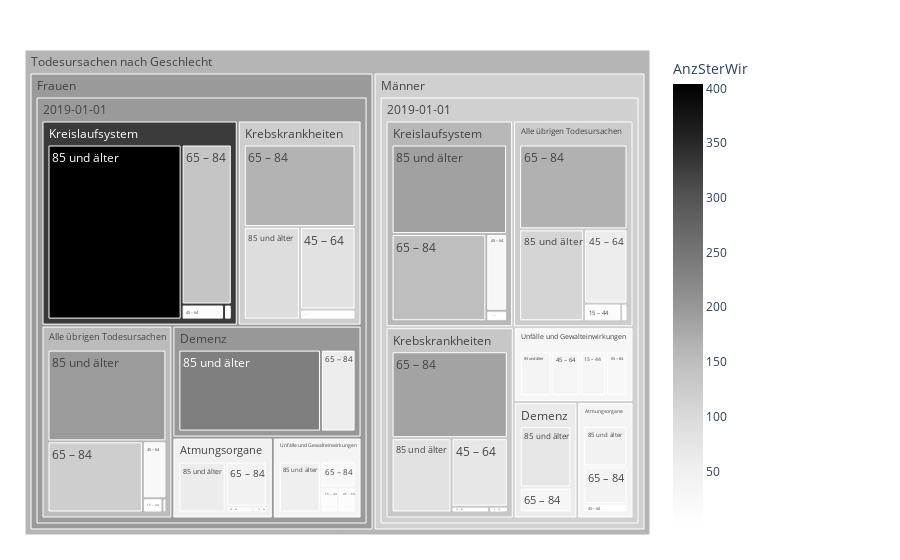

The cell this chart's notebook holds for it:
### Markdown cell above
### Daten in interaktiver Treemap zeigen
Dazu gibt es eine sehr nützliche Webseite https://plotly.com/python/treemaps/
Zu Farbskalen, siehe: https://plotly.com/python/builtin-colorscales/

### Code cell
df = mySelYears
fig = px.treemap(df, path=[px.Constant("Todesursachen nach Geschlecht"), 'Geschlecht','StichtagDatJahr','TodesursacheSpezLang', 'AlterVSort_Nam'], values='AnzSterWir',
                color='AnzSterWir', hover_data=['TodesursacheSpezLang'],
                color_continuous_scale='greys')
                #color_continuous_midpoint=np.average(df['AnzBestWir'], weights=df['AnzBestWir']))
fig.update_traces(root_color="lightgrey")
fig.update_layout(margin = dict(t=50, l=25, r=250, b=25))
fig.show()

### Figure 1 — Plotly figure (JSON) as saved in the notebook; plotly's stock layout.template omitted (floating-point values rounded to 4 significant figures)
{"data": [{"branchvalues": "total", "customdata": [["Alle übrigen Todesursachen", 1], ["Alle übrigen Todesursachen", 2], ["Krebskrankheiten", 2], ["Alle übrigen Todesursachen", 5], ["Alle übrigen Todesursachen", 12], ["Atmungsorgane", 2], ["Krebskrankheiten", 10], ["Krebskrankheiten", 4], ["Kreislaufsystem", 2], ["Kreislaufsystem", 4], ["Unfälle und Gewalteinwirkungen", 11], ["Unfälle und Gewalteinwirkungen", 31], ["Alle übrigen Todesursachen", 24], ["Alle übrigen Todesursachen", 59], ["Atmungsorgane", 4], ["Atmungsorgane", 9], ["Krebskrankheiten", 82], ["Krebskrankheiten", 71], ["Kreislaufsystem", 11], ["Kreislaufsystem", 29], ["Unfälle und Gewalteinwirkungen", 11], ["Unfälle und Gewalteinwirkungen", 33], ["Alle übrigen Todesursachen", 122], ["Alle übrigen Todesursachen", 168], ["Atmungsorgane", 46], ["Atmungsorgane", 40], ["Demenz", 57], ["Demenz", 30], ["Krebskrankheiten", 165], ["Krebskrankheiten", 186], ["Kreislaufsystem", 138], ["Kreislaufsystem", 150], ["Unfälle und Gewalteinwirkungen", 23], ["Unfälle und Gewalteinwirkungen", 25], ["Alle übrigen Todesursachen", 196], ["Alle übrigen Todesursachen", 109], ["Atmungsorgane", 60], ["Atmungsorgane", 43], ["Demenz", 235], ["Demenz", 74], ["Krebskrankheiten", 93], ["Krebskrankheiten", 82], ["Kreislaufsystem", 404], ["Kreislaufsystem", 188], ["Unfälle und Gewalteinwirkungen", 54], ["Unfälle und Gewalteinwirkungen", 37], ["Alle übrigen Todesursachen", 154.9], ["Alle übrigen Todesursachen", 125.0], ["Atmungsorgane", 51.21], ["Atmungsorgane", 38.37], ["Demenz", 200.3], ["Demenz", 61.31], ["Krebskrankheiten", 122.0], ["Krebskrankheiten", 134.4], ["Kreislaufsystem", 328.6], ["Kreislaufsystem", 158.2], ["Unfälle und Gewalteinwirkungen", 37.24], ["Unfälle und Gewalteinwirkungen", 32.1], ["(?)", 197.5], ["(?)", 117.3], ["(?)", 197.5], ["(?)", 117.3], ["(?)", 162.1]], "domain": {"x": [0, 1], "y": [0, 1]}, "hovertemplate": "labels=%{label}<br>AnzSterWir_sum=%{value}<br>parent=%{parent}<br>id=%{id}<br>TodesursacheSpezLang=%{customdata[0]}<br>AnzSterWir=%{color}<extra></extra>", "ids": ["Todesursachen nach Geschlecht/Frauen/2019-01-01/Alle übrigen Todesursachen/0 – 14", "Todesursachen nach Geschlecht/Männer/2019-01-01/Alle übrigen Todesursachen/0 – 14", "Todesursachen nach Geschlecht/Männer/2019-01-01/Krebskrankheiten/0 – 14", "Todesursachen nach Geschlecht/Frauen/2019-01-01/Alle übrigen Todesursachen/15 – 44", "Todesursachen nach Geschlecht/Männer/2019-01-01/Alle übrigen Todesursachen/15 – 44", "Todesursachen nach Geschlecht/Frauen/2019-01-01/Atmungsorgane/15 – 44", "Todesursachen nach Geschlecht/Frauen/2019-01-01/Krebskrankheiten/15 – 44", "Todesursachen nach Geschlecht/Männer/2019-01-01/Krebskrankheiten/15 – 44", "Todesursachen nach Geschlecht/Frauen/2019-01-01/Kreislaufsystem/15 – 44", "Todesursachen nach Geschlecht/Männer/2019-01-01/Kreislaufsystem/15 – 44", "Todesursachen nach Geschlecht/Frauen/2019-01-01/Unfälle und Gewalteinwirkungen/15 – 44", "Todesursachen nach Geschlecht/Männer/2019-01-01/Unfälle und Gewalteinwirkungen/15 – 44", "Todesursachen nach Geschlecht/Frauen/2019-01-01/Alle übrigen Todesursachen/45 – 64", "Todesursachen nach Geschlecht/Männer/2019-01-01/Alle übrigen Todesursachen/45 – 64", "Todesursachen nach Geschlecht/Frauen/2019-01-01/Atmungsorgane/45 – 64", "Todesursachen nach Geschlecht/Männer/2019-01-01/Atmungsorgane/45 – 64", "Todesursachen nach Geschlecht/Frauen/2019-01-01/Krebskrankheiten/45 – 64", "Todesursachen nach Geschlecht/Männer/2019-01-01/Krebskrankheiten/45 – 64", "Todesursachen nach Geschlecht/Frauen/2019-01-01/Kreislaufsystem/45 – 64", "Todesursachen nach Geschlecht/Männer/2019-01-01/Kreislaufsystem/45 – 64", "Todesursachen nach Geschlecht/Frauen/2019-01-01/Unfälle und Gewalteinwirkungen/45 – 64", "Todesursachen nach Geschlecht/Männer/2019-01-01/Unfälle und Gewalteinwirkungen/45 – 64", "Todesursachen nach Geschlecht/Frauen/2019-01-01/Alle übrigen Todesursachen/65 – 84", "Todesursachen nach Geschlecht/Männer/2019-01-01/Alle übrigen Todesursachen/65 – 84", "Todesursachen nach Geschlecht/Frauen/2019-01-01/Atmungsorgane/65 – 84", "Todesursachen nach Geschlecht/Männer/2019-01-01/Atmungsorgane/65 – 84", "Todesursachen nach Geschlecht/Frauen/2019-01-01/Demenz/65 – 84", "Todesursachen nach Geschlecht/Männer/2019-01-01/Demenz/65 – 84", "Todesursachen nach Geschlecht/Frauen/2019-01-01/Krebskrankheiten/65 – 84", "Todesursachen nach Geschlecht/Männer/2019-01-01/Krebskrankheiten/65 – 84", "Todesursachen nach Geschlecht/Frauen/2019-01-01/Kreislaufsystem/65 – 84", "Todesursachen nach Geschlecht/Männer/2019-01-01/Kreislaufsystem/65 – 84", "Todesursachen nach Geschlecht/Frauen/2019-01-01/Unfälle und Gewalteinwirkungen/65 – 84", "Todesursachen nach Geschlecht/Männer/2019-01-01/Unfälle und Gewalteinwirkungen/65 – 84", "Todesursachen nach Geschlecht/Frauen/2019-01-01/Alle übrigen Todesursachen/85 und älter", "Todesursachen nach Geschlecht/Männer/2019-01-01/Alle übrigen Todesursachen/85 und älter", "Todesursachen nach Geschlecht/Frauen/2019-01-01/Atmungsorgane/85 und älter", "Todesursachen nach Geschlecht/Männer/2019-01-01/Atmungsorgane/85 und älter", "Todesursachen nach Geschlecht/Frauen/2019-01-01/Demenz/85 und älter", "Todesursachen nach Geschlecht/Männer/2019-01-01/Demenz/85 und älter", "Todesursachen nach Geschlecht/Frauen/2019-01-01/Krebskrankheiten/85 und älter", "Todesursachen nach Geschlecht/Männer/2019-01-01/Krebskrankheiten/85 und älter", "Todesursachen nach Geschlecht/Frauen/2019-01-01/Kreislaufsystem/85 und älter", "Todesursachen nach Geschlecht/Männer/2019-01-01/Kreislaufsystem/85 und älter", "Todesursachen nach Geschlecht/Frauen/2019-01-01/Unfälle und Gewalteinwirkungen/85 und älter", "Todesursachen nach Geschlecht/Männer/2019-01-01/Unfälle und Gewalteinwirkungen/85 und älter", "Todesursachen nach Geschlecht/Frauen/2019-01-01/Alle übrigen Todesursachen", "Todesursachen nach Geschlecht/Männer/2019-01-01/Alle übrigen Todesursachen", "Todesursachen nach Geschlecht/Frauen/2019-01-01/Atmungsorgane", "Todesursachen nach Geschlecht/Männer/2019-01-01/Atmungsorgane", "Todesursachen nach Geschlecht/Frauen/2019-01-01/Demenz", "Todesursachen nach Geschlecht/Männer/2019-01-01/Demenz", "Todesursachen nach Geschlecht/Frauen/2019-01-01/Krebskrankheiten", "Todesursachen nach Geschlecht/Männer/2019-01-01/Krebskrankheiten", "Todesursachen nach Geschlecht/Frauen/2019-01-01/Kreislaufsystem", "Todesursachen nach Geschlecht/Männer/2019-01-01/Kreislaufsystem", "Todesursachen nach Geschlecht/Frauen/2019-01-01/Unfälle und Gewalteinwirkungen", "Todesursachen nach Geschlecht/Männer/2019-01-01/Unfälle und Gewalteinwirkungen", "Todesursachen nach Geschlecht/Frauen/2019-01-01", "Todesursachen nach Geschlecht/Männer/2019-01-01", "Todesursachen nach Geschlecht/Frauen", "Todesursachen nach Geschlecht/Männer", "Todesursachen nach Geschlecht"], "labels": ["0 – 14", "0 – 14", "0 – 14", "15 – 44", "15 – 44", "15 – 44", "15 – 44", "15 – 44", "15 – 44", "15 – 44", "15 – 44", "15 – 44", "45 – 64", "45 – 64", "45 – 64", "45 – 64", "45 – 64", "45 – 64", "45 – 64", "45 – 64", "45 – 64", "45 – 64", "65 – 84", "65 – 84", "65 – 84", "65 – 84", "65 – 84", "65 – 84", "65 – 84", "65 – 84", "65 – 84", "65 – 84", "65 – 84", "65 – 84", "85 und älter", "85 und älter", "85 und älter", "85 und älter", "85 und älter", "85 und älter", "85 und älter", "85 und älter", "85 und älter", "85 und älter", "85 und älter", "85 und älter", "Alle übrigen Todesursachen", "Alle übrigen Todesursachen", "Atmungsorgane", "Atmungsorgane", "Demenz", "Demenz", "Krebskrankheiten", "Krebskrankheiten", "Kreislaufsystem", "Kreislaufsystem", "Unfälle und Gewalteinwirkungen", "Unfälle und Gewalteinwirkungen", "2019-01-01", "2019-01-01", "Frauen", "Männer", "Todesursachen nach Geschlecht"], "marker": {"coloraxis": "coloraxis", "colors": [1, 2, 2, 5, 12, 2, 10, 4, 2, 4, 11, 31, 24, 59, 4, 9, 82, 71, 11, 29, 11, 33, 122, 168, 46, 40, 57, 30, 165, 186, 138, 150, 23, 25, 196, 109, 60, 43, 235, 74, 93, 82, 404, 188, 54, 37, 154.9, 125.0, 51.21, 38.37, 200.3, 61.31, 122.0, 134.4, 328.6, 158.2, 37.24, 32.1, 197.5, 117.3, 197.5, 117.3, 162.1]}, "name": "", "parents": ["Todesursachen nach Geschlecht/Frauen/2019-01-01/Alle übrigen Todesursachen", "Todesursachen nach Geschlecht/Männer/2019-01-01/Alle übrigen Todesursachen", "Todesursachen nach Geschlecht/Männer/2019-01-01/Krebskrankheiten", "Todesursachen nach Geschlecht/Frauen/2019-01-01/Alle übrigen Todesursachen", "Todesursachen nach Geschlecht/Männer/2019-01-01/Alle übrigen Todesursachen", "Todesursachen nach Geschlecht/Frauen/2019-01-01/Atmungsorgane", "Todesursachen nach Geschlecht/Frauen/2019-01-01/Krebskrankheiten", "Todesursachen nach Geschlecht/Männer/2019-01-01/Krebskrankheiten", "Todesursachen nach Geschlecht/Frauen/2019-01-01/Kreislaufsystem", "Todesursachen nach Geschlecht/Männer/2019-01-01/Kreislaufsystem", "Todesursachen nach Geschlecht/Frauen/2019-01-01/Unfälle und Gewalteinwirkungen", "Todesursachen nach Geschlecht/Männer/2019-01-01/Unfälle und Gewalteinwirkungen", "Todesursachen nach Geschlecht/Frauen/2019-01-01/Alle übrigen Todesursachen", "Todesursachen nach Geschlecht/Männer/2019-01-01/Alle übrigen Todesursachen", "Todesursachen nach Geschlecht/Frauen/2019-01-01/Atmungsorgane", "Todesursachen nach Geschlecht/Männer/2019-01-01/Atmungsorgane", "Todesursachen nach Geschlecht/Frauen/2019-01-01/Krebskrankheiten", "Todesursachen nach Geschlecht/Männer/2019-01-01/Krebskrankheiten", "Todesursachen nach Geschlecht/Frauen/2019-01-01/Kreislaufsystem", "Todesursachen nach Geschlecht/Männer/2019-01-01/Kreislaufsystem", "Todesursachen nach Geschlecht/Frauen/2019-01-01/Unfälle und Gewalteinwirkungen", "Todesursachen nach Geschlecht/Männer/2019-01-01/Unfälle und Gewalteinwirkungen", "Todesursachen nach Geschlecht/Frauen/2019-01-01/Alle übrigen Todesursachen", "Todesursachen nach Geschlecht/Männer/2019-01-01/Alle übrigen Todesursachen", "Todesursachen nach Geschlecht/Frauen/2019-01-01/Atmungsorgane", "Todesursachen nach Geschlecht/Männer/2019-01-01/Atmungsorgane", "Todesursachen nach Geschlecht/Frauen/2019-01-01/Demenz", "Todesursachen nach Geschlecht/Männer/2019-01-01/Demenz", "Todesursachen nach Geschlecht/Frauen/2019-01-01/Krebskrankheiten", "Todesursachen nach Geschlecht/Männer/2019-01-01/Krebskrankheiten", "Todesursachen nach Geschlecht/Frauen/2019-01-01/Kreislaufsystem", "Todesursachen nach Geschlecht/Männer/2019-01-01/Kreislaufsystem", "Todesursachen nach Geschlecht/Frauen/2019-01-01/Unfälle und Gewalteinwirkungen", "Todesursachen nach Geschlecht/Männer/2019-01-01/Unfälle und Gewalteinwirkungen", "Todesursachen nach Geschlecht/Frauen/2019-01-01/Alle übrigen Todesursachen", "Todesursachen nach Geschlecht/Männer/2019-01-01/Alle übrigen Todesursachen", "Todesursachen nach Geschlecht/Frauen/2019-01-01/Atmungsorgane", "Todesursachen nach Geschlecht/Männer/2019-01-01/Atmungsorgane", "Todesursachen nach Geschlecht/Frauen/2019-01-01/Demenz", "Todesursachen nach Geschlecht/Männer/2019-01-01/Demenz", "Todesursachen nach Geschlecht/Frauen/2019-01-01/Krebskrankheiten", "Todesursachen nach Geschlecht/Männer/2019-01-01/Krebskrankheiten", "Todesursachen nach Geschlecht/Frauen/2019-01-01/Kreislaufsystem", "Todesursachen nach Geschlecht/Männer/2019-01-01/Kreislaufsystem", "Todesursachen nach Geschlecht/Frauen/2019-01-01/Unfälle und Gewalteinwirkungen", "Todesursachen nach Geschlecht/Männer/2019-01-01/Unfälle und Gewalteinwirkungen", "Todesursachen nach Geschlecht/Frauen/2019-01-01", "Todesursachen nach Geschlecht/Männer/2019-01-01", "Todesursachen nach Geschlecht/Frauen/2019-01-01", "Todesursachen nach Geschlecht/Männer/2019-01-01", "Todesursachen nach Geschlecht/Frauen/2019-01-01", "Todesursachen nach Geschlecht/Männer/2019-01-01", "Todesursachen nach Geschlecht/Frauen/2019-01-01", "Todesursachen nach Geschlecht/Männer/2019-01-01", "Todesursachen nach Geschlecht/Frauen/2019-01-01", "Todesursachen nach Geschlecht/Männer/2019-01-01", "Todesursachen nach Geschlecht/Frauen/2019-01-01", "Todesursachen nach Geschlecht/Männer/2019-01-01", "Todesursachen nach Geschlecht/Frauen", "Todesursachen nach Geschlecht/Männer", "Todesursachen nach Geschlecht", "Todesursachen nach Geschlecht", ""], "root": {"color": "lightgrey"}, "type": "treemap", "values": [1, 2, 2, 5, 12, 2, 10, 4, 2, 4, 11, 31, 24, 59, 4, 9, 82, 71, 11, 29, 11, 33, 122, 168, 46, 40, 57, 30, 165, 186, 138, 150, 23, 25, 196, 109, 60, 43, 235, 74, 93, 82, 404, 188, 54, 37, 348, 350, 112, 92, 292, 104, 350, 345, 555, 371, 99, 126, 1756, 1388, 1756, 1388, 3144]}], "layout": {"autosize": true, "coloraxis": {"colorbar": {"title": {"text": "AnzSterWir"}}, "colorscale": [[0, "rgb(255,255,255)"], [0.125, "rgb(240,240,240)"], [0.25, "rgb(217,217,217)"], [0.375, "rgb(189,189,189)"], [0.5, "rgb(150,150,150)"], [0.625, "rgb(115,115,115)"], [0.75, "rgb(82,82,82)"], [0.875, "rgb(37,37,37)"], [1, "rgb(0, 0, 0)"]]}, "legend": {"tracegroupgap": 0}, "margin": {"b": 25, "l": 25, "r": 250, "t": 50}}}
